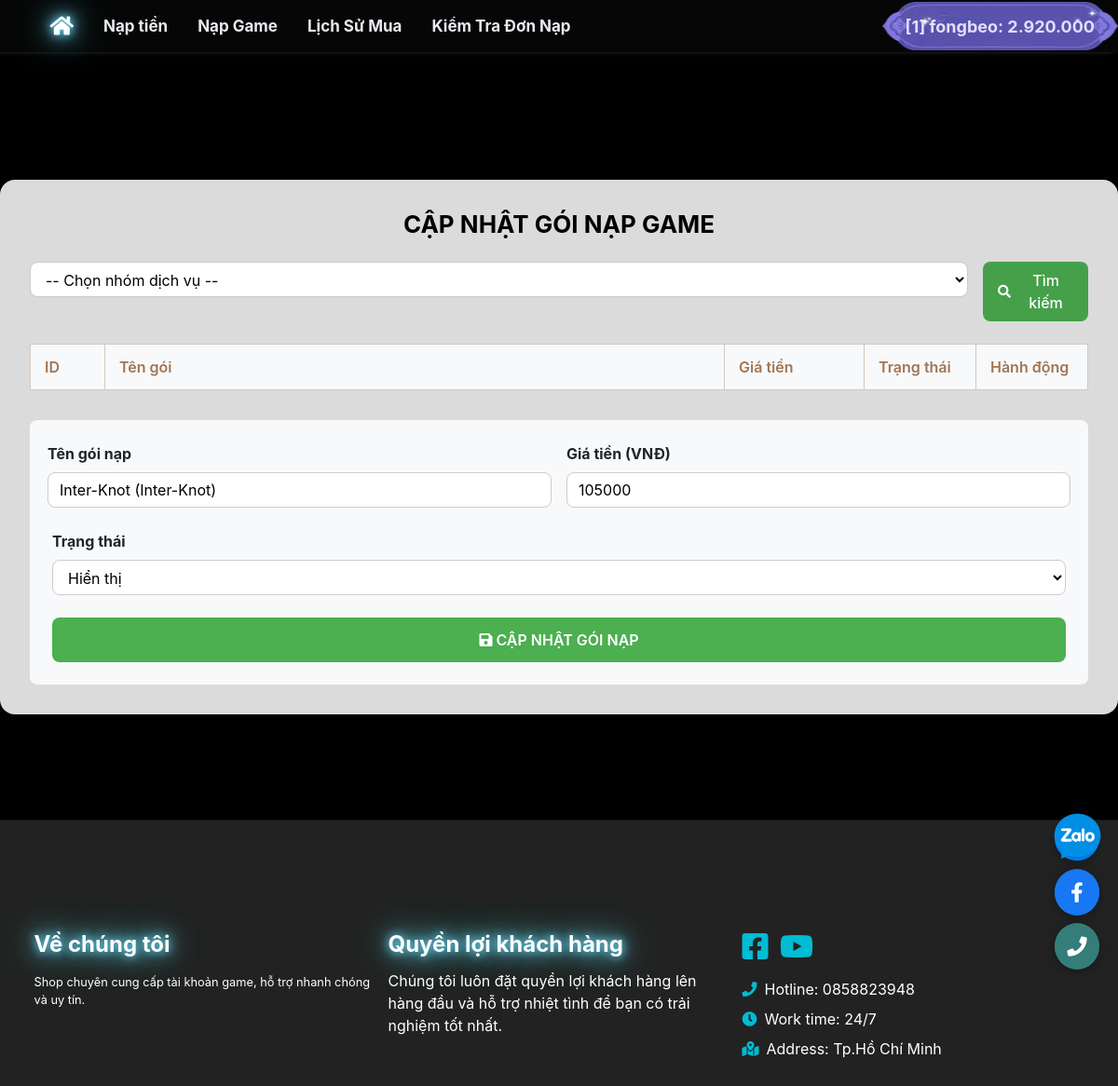
The page /public/admin/UpdateGroupRecharge.php?id=1 (signed in) on the database its author committed.
### tables this page shows
CREATE TABLE `users` (
  `id` int(11) NOT NULL,
  `username` varchar(255) DEFAULT NULL,
  `password` varchar(255) DEFAULT NULL,
  `token` varchar(255) DEFAULT NULL,
  `money` int(11) DEFAULT 0,
  `level` varchar(255) DEFAULT NULL,
  `banned` int(11) DEFAULT 0,
  `createdate` datetime DEFAULT NULL,
  `email` varchar(255) DEFAULT NULL,
  `total_money` int(11) DEFAULT 0
);

CREATE TABLE `groups_napgame` (
  `id` int(11) NOT NULL,
  `groups` int(11) DEFAULT NULL,
  `title` varchar(255) DEFAULT NULL,
  `display` varchar(255) DEFAULT NULL,
  `money` int(11) DEFAULT NULL
);

### config/config.php (called while the page is built, shortened)
<?php
require_once(__DIR__ . "/function.php");
?>
<?php
class CMSNT
{
    private $ketnoi;
    function connect()
    {
        if (!$this->ketnoi)
        {
            $this->ketnoi = mysqli_connect('localhost', 'root', '', 'shopgame') or die ('Chưa kết nối đến DATABASE');
            mysqli_query($this->ketnoi, "set names 'utf8'");
        }
    }
    function get_row($sql)
    {
        $result = mysqli_query($this->ketnoi, $sql);
        $row = mysqli_fetch_assoc($result);
        if ($row)
        {
            return $row;
        }
        return false;
    }
}
if(isset($_SESSION['username']))
{
    $CMSNT = new CMSNT;
    $getUser = $CMSNT->get_row(" SELECT * FROM users WHERE username = '".$_SESSION['username']."' ");
}
else
{
    $my_level = NULL;
    $my_money = 0;
}

### config/function.php (called while the page is built, shortened)
<?php
function check_string($data)
{
    return trim(htmlspecialchars(addslashes($data)));
}
function format_cash($price)
{
    return str_replace(",", ".", number_format($price));
}

### public/admin/UpdateGroupRecharge.php (the view, shortened to what this page needs)
<?php
require_once(__DIR__."/../../config/config.php");
require_once(__DIR__."/../../config/function.php");
require_once("../../public/client/Header.php");
require_once("../../public/client/Nav.php");
$recharge_id = isset($_GET['id']) ? check_string($_GET['id']) : '';
$recharge_data = null;
if(!empty($recharge_id)) {
    $recharge_data = $CMSNT->get_row("SELECT * FROM `groups_napgame` WHERE `id` = '$recharge_id'");
}
?>
<div class="update-container">
    <div class="update-wrapper">
        <h2 class="update-header">CẬP NHẬT GÓI NẠP GAME</h2>
        <div class="recharge-id-input">
            <select id="group_select" class="form-control">
                <option value="">-- Chọn nhóm dịch vụ --</option>
            </select>
            <button onclick="window.location.href='UpdateGroupRecharge.php?group_id=' + document.getElementById('group_select').value"
                    class="btn-select">
                <i class="fas fa-search btn-icon"></i> Tìm kiếm
            </button>
        </div>
        <table class="recharge-table">
            <thead>
                <tr>
                    <th width="80px">ID</th>
                    <th>Tên gói</th>
                    <th width="150px">Giá tiền</th>
                    <th width="120px">Trạng thái</th>
                    <th width="120px">Hành động</th>
                </tr>
            </thead>
        </table>
        <div class="edit-form" id="editForm">
            <?php if(!empty($recharge_data)): ?>
            <form method="POST">
                <div class="form-row">
                    <div class="form-col">
                        <div class="form-group">
                            <label>Tên gói nạp</label>
                            <input type="text" name="title" class="form-control"
                                value="<?=$recharge_data['title']?>" required>
                        </div>
                    </div>
                    <div class="form-col">
                        <div class="form-group">
                            <label>Giá tiền (VNĐ)</label>
                            <input type="number" name="money" class="form-control"
                                value="<?=$recharge_data['money']?>" required>
                        </div>
                    </div>
                </div>
                <div class="form-group">
                    <label>Trạng thái</label>
                    <select name="display" class="form-control" required>
                        <option value="SHOW" <?=($recharge_data['display'] == 'SHOW') ? 'selected' : ''?>>Hiển thị</option>
                    </select>
                </div>
                <button type="submit" name="update_recharge" class="btn-update" style="width: 100%; padding: 12px;">
                    <i class="fas fa-save"></i> CẬP NHẬT GÓI NẠP
                </button>
            </form>
            <?php endif; ?>
        </div>
    </div>
</div>
<?php
require_once("../../public/client/Footer.php");
?>

### public/client/Nav.php (shortened to what this page needs)
<?php
require_once(__DIR__ . "/Header.php")
?>
<div class="wrapper">
    <nav class="main-header navbar navbar-expand-md nav-header mb-4">
        <div class="container">
            <div class="collapse navbar-collapse order-3" id="navbarCollapse">
                <ul class="navbar-nav">
                    <li class="nav-item">
                        <a href="/index.php" class="nav-link menu-header shine-active"><i class="ficon fa-lg fa fa-home"></i></a>
                    </li>
                    <li class="nav-item dropdown" id="topUp_balance">
                        <a href="#" data-toggle="dropdown" aria-haspopup="true" aria-expanded="false" class="nav-link dropdown-toggle menu-header ">Nạp tiền</a>
                    </li>
                    <?php
                        $recharge_category = $CMSNT->get_row("SELECT * FROM category WHERE title = 'DỊCH VỤ NẠP GAME'");
                        $recharge_anchor = $recharge_category ? strtolower(str_replace(' ', '_', $recharge_category['title'])) : 'recharge_service';
                    ?>
                    <li class="nav-item">
                        <a href="../../index.php#<?=$recharge_anchor?>" class="nav-link menu-header">Nạp Game</a>
                    </li>
                    <li class="nav-item dropdown">
                        <a href="#" data-toggle="dropdown" aria-haspopup="true" aria-expanded="false" class="nav-link dropdown-toggle menu-header">Lịch Sử Mua</a>
                    </li>
                    <li class="nav-item">
                         <a href="<?= empty($_SESSION['username']) ? '/public/client/Login.php' : '/public/client/HistoryRecharge.php'; ?>" class="nav-link menu-header">Kiểm Tra Đơn Nạp</a>
                    </li>
                </ul>
            </div>
            <ul class="order-1 order-md-3 navbar-nav navbar-no-expand ml-auto" style="position: absolute;right: 0px;">
                <?php if(empty($_SESSION['username'])) { ?>
                    <li class="nav-item">
                        <a href="/public/client/Register.php"><button class="btn-pretty">Đăng ký</button></a>
                    </li>
                    <li class="nav-item">
                        <a href="/public/client/Login.php"><button class="btn-pretty">Đăng nhập</button></a>
                    </li>
                <?php } else {?>
                    <li class="nav-item">
                        <span class="mt-2">
                            <a href="#" class="dropdown-toggle" data-toggle="dropdown" aria-haspopup="true" aria-expanded="false">
                                <button class="btn-pretty-user">
                                    [<?= $getUser['id']; ?>] <?= $_SESSION['username']; ?>: <?= format_cash($getUser['money']); ?>
                                </button>
                            </a>
                        </span>
                    </li>
                <?php }?>
            </ul>
        </div>
    </nav>

### styles/styles1.css (style rules this page uses)
body { background: #000 url(https://pbs.twimg.com/media/GjRPWT7acAArpEw?format=jpg&name=small) no-repeat fixed; background-size: cover; }
.nav-header { background-color: rgb(8 8 8 / 79%); }
.main-header { position: sticky; top: 0; box-shadow: 3px 3px 8px rgb(0 0 0 / 23%), -5px -5px 8px #fdfcfc; font-size: 17px; }
.menu-header { color: #e9ebf1; font-weight: bold; }
.shine-active { text-shadow: 0 0 10px #69e0ff, 0 0 20px #69e0ff, 0 0 40px #69e0ff; color: #fff; font-weight: bold; font-size: 17px; }
table, th, td { border-bottom: 1px solid #E2E2E2; }
th, td { border: 1px solid rgb(215 201 189) !important; color: rgb(161 117 84); }
.dropdown-toggle::after { display: none; }

### public/client/Nav.php (style rules this page uses)
.btn-pretty-user { display: inline-flex; align-items: center; justify-content: center; padding: 0 25px; height: 52px; font-size: 18px; font-weight: bold; color: #e4defe; white-space: nowrap; background: url(/assets/img/genshi/img/btn_pretty.webp) no-repeat center center; background-size: 100% 100%; border: none; border-radius: 6px; }

### public/client/Footer.php (style rules this page uses)
html, body { height: 100%; margin: 0; }
body { display: flex; flex-direction: column; min-height: 100vh; }
.wrapper { flex: 1 0 auto; }

### rows shown on the page
users: id "1", money "2.920.000"
groups_napgame: title "Inter-Knot (Inter-Knot)", money "105000", display "Hiển thị"

### other values the page prints
$_SESSION['username'] "fongbeo"
